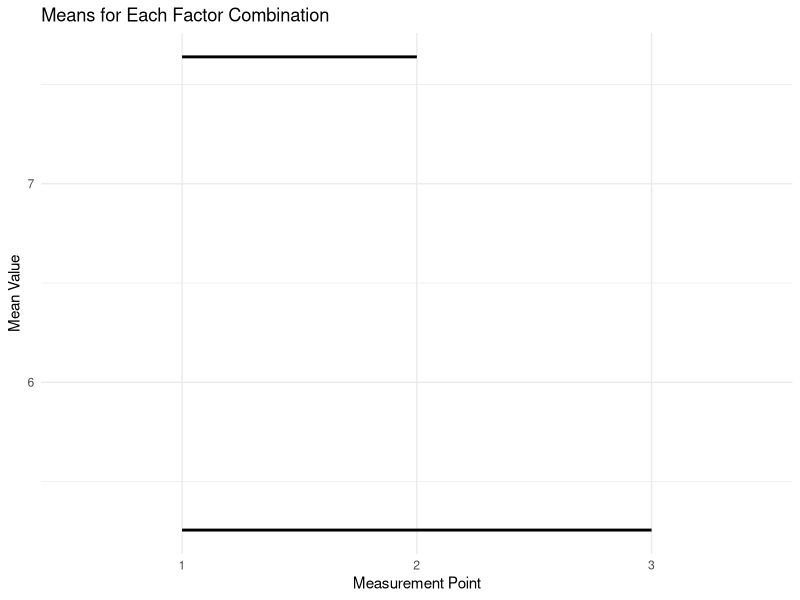

R code for this plot:


# Load required libraries
library(ggplot2)

# Sample data generation (replace this with your actual data)
set.seed(123)
data <- expand.grid(
  Condition = factor(rep(c("Experimental", "Control"), each = 3)),
  Measurement = factor(rep(1:3, 2))
)
data$Value <- rnorm(6, mean = rep(c(5, 7), each = 3))

# Removing the combination of "Control" and measurement point 3
data <- data[!(data$Condition == "Control" & data$Measurement == 3), ]

# Plotting with stat_summary()
ggplot(data, aes(x = Measurement, y = Value, color = Condition)) +
  stat_summary(fun.data = mean_cl_normal, geom = "point", size = 3) +
  stat_summary(fun.y = mean, geom = "line", size = 1, aes(group = Condition), color = "black") +  # Add line connecting means
  labs(x = "Measurement Point", y = "Mean Value", color = "Condition") +
  ggtitle("Means for Each Factor Combination") +
  theme_minimal()
